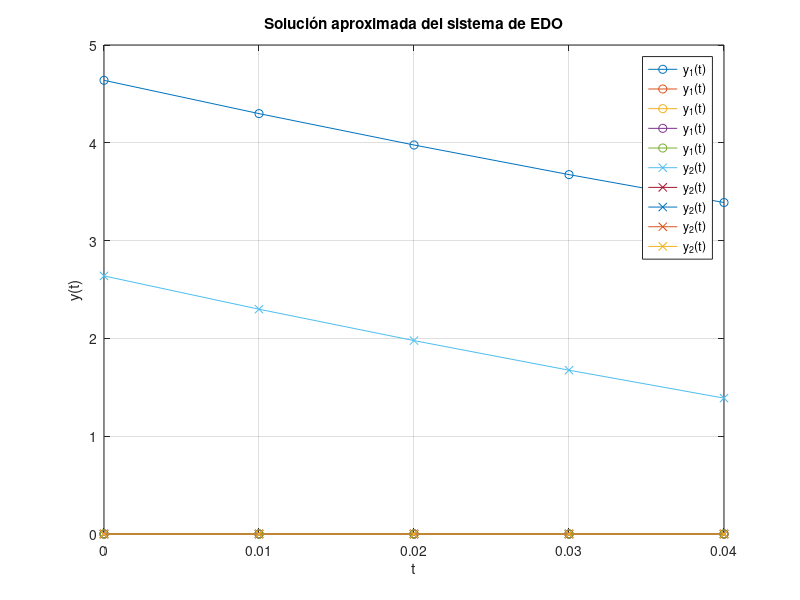

MATLAB code for this plot:
function EDO_CuadroGrande
% Datos
t = [0,0.01,0.02,0.03,0.04];

y1 = 5; y2 = 3; w=1;
t0=0;
deltaT = 0.01;

k1_y1 = zeros(length(t));
tg_y = zeros(length(t));
yg_y1 = zeros(length(t));
k2_y1 = zeros(length(t));
Y_y1 =  zeros(length(t));

k1_y2 = zeros(length(t));
tg_y2 = zeros(length(t));
yg_y2 = zeros(length(t));
k2_y2 = zeros(length(t));
Y_y2 =  zeros(length(t));

for i=1:length(t) %y1
  t_A = t(i);

  %CALCULOS de K1 para y1 e y2
  k1_y1(i) = deltaT*(-10*y1+4*y2);
  k1_y1_A = k1_y1(i); %aux

  k1_y2(i) = deltaT*(-4*y1+0*y2);
  k1_y2_A = k1_y2(i); %aux

  %CALCULOS de TG 1 y 2
  tg_y(i) = t_A + deltaT/2*w;
  tg_y_A = tg_y(i); %aux

  %Calculos de YG 1 y 2
  yg_y1(i) = y1 + k1_y1_A * 1/2*w;
  yg_y1_A = yg_y1(i); %aux

  yg_y2(i) = y1 + k1_y2_A * 1/2*w;
  yg_y2_A = yg_y2(i); %aux

  %Calculos de K2 de 1 y 2

  k2_y1(i) = deltaT*(-10*yg_y1_A+4*y2);
  k2_y1_A  = k2_y1(i) ; %aux

  k2_y2(i) = deltaT*(-4*yg_y2_A+0*y2);
  k2_y2_A  = k2_y2(i) ; %aux

  Y_y1(i) = y1 + (1-w)*k1_y1_A + w*k2_y1_A ;
  y1 = Y_y1(i); %aux

  Y_y2(i) = y2 + (1-w)*k1_y1_A + w*k2_y1_A ;
  y2 = Y_y2(i); %aux

end

% Mostrar resultados de a tres columnas
  disp('t                    y1                    y2');
  for i=1:length(t)
    fprintf('%.8f         %.8f         %.8f\n', t(i),Y_y1(i), Y_y2(i));
  end

  disp(" ");
  disp('K1 y1                K1 y2               tg');
  for i=1:length(t)
    fprintf('%.8f         %.8f         %.8f\n', k1_y1(i),  k1_y2(i),  tg_y(i));
  end

  disp(" ");
  disp('YG 1              YG 2                     ');
  for i=1:length(t)
    fprintf('%.8f        %.8f\n',  yg_y1(i), yg_y2(i));
  end

  disp(" ");
  disp('K2 y1              K2 y2');
  for i=1:length(t)
    fprintf('%.8f        %.8f\n',   k2_y1(i),  k2_y2(i));
  end

  % Graficar los resultados
  figure;
  plot(t, Y_y1, '-o', 'DisplayName', 'y_1(t)');
  hold on;
  plot(t, Y_y2, '-x', 'DisplayName', 'y_2(t)');
  xlabel('t');
  ylabel('y(t)');
  title('Solución aproximada del sistema de EDO');
  legend show;
  grid on;
  hold off;
endfunction

